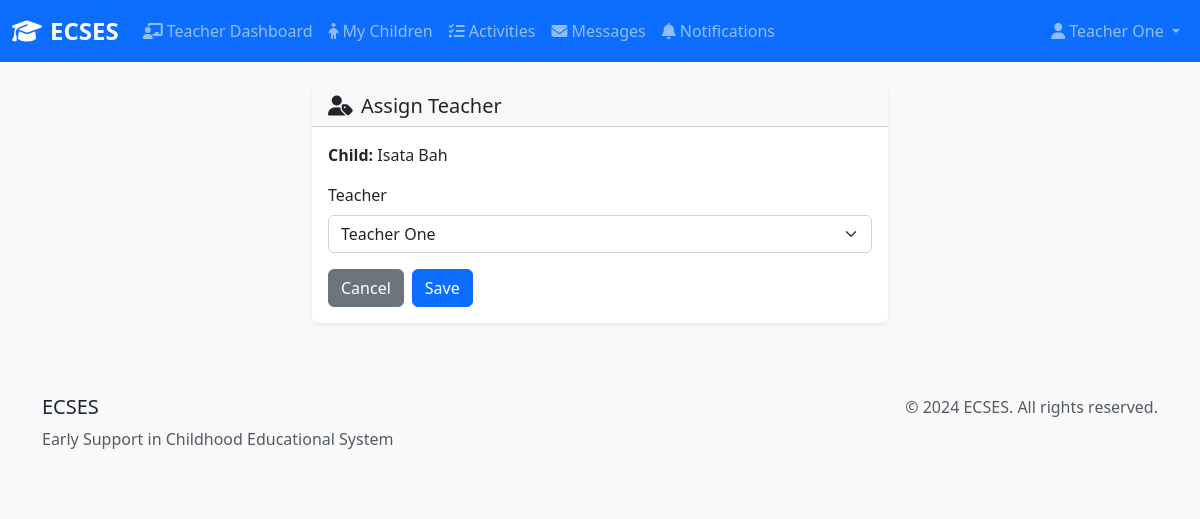
Screenshot of /earlycare/child/8/assign-teacher/ (signed in) with the database file from the repository.
### earlycare/models.py (models this page shows, shortened)
class Child(models.Model):
    GENDER_CHOICES = [
        ('M', 'Male'),
        ('F', 'Female'),
        ('O', 'Other'),
    ]
    first_name = models.CharField(max_length=100)
    last_name = models.CharField(max_length=100)
    date_of_birth = models.DateField()
    gender = models.CharField(max_length=1, choices=GENDER_CHOICES)
    parent = models.ForeignKey(User, on_delete=models.CASCADE, related_name='children')
    teacher = models.ForeignKey(User, on_delete=models.SET_NULL, null=True, blank=True, related_name='assigned_children', default=None)
    medical_conditions = models.TextField(blank=True, help_text="Any medical conditions or special needs")
    emergency_contact = models.CharField(max_length=100, blank=True)
    emergency_phone = models.CharField(max_length=15, blank=True)
    created_at = models.DateTimeField(auto_now_add=True)
    updated_at = models.DateTimeField(auto_now=True)
    is_active = models.BooleanField(default=True)
    class Meta:
        verbose_name = "Child"
        verbose_name_plural = "Children"
        ordering = ['last_name', 'first_name']

### earlycare/views.py (the view, shortened to what this page needs)
# urls.py: path('child/<int:child_id>/assign-teacher/', views.assign_teacher, name='assign_teacher'),
@role_required('admin')
def assign_teacher(request, child_id):
    from django.contrib.auth.models import User
    child = get_object_or_404(Child, id=child_id)
    teachers = User.objects.filter(userprofile__role='teacher').order_by('first_name', 'last_name')
    context = {
        'child': child,
        'teachers': teachers,
    }
    return render(request, 'earlycare/child/assign_form.html', context)

### templates/earlycare/child/assign_form.html (shortened to what this page needs)
{% extends 'base.html' %}
{% block content %}
<div class="row justify-content-center">
  <div class="col-md-8 col-lg-6">
    <div class="card">
      <div class="card-header">
        <h5 class="mb-0"><i class="fas fa-user-tag me-2"></i>Assign Teacher</h5>
      </div>
      <div class="card-body">
        <p class="mb-3"><strong>Child:</strong> {{ child.first_name }} {{ child.last_name }}</p>
        <form method="post">
          <div class="mb-3">
            <label class="form-label" for="id_teacher">Teacher</label>
            <select id="id_teacher" name="teacher_id" class="form-select" required>
              {% for t in teachers %}
              <option value="{{ t.id }}" {% if child.teacher and child.teacher.id == t.id %}selected{% endif %}>{{ t.get_full_name|default:t.username }}</option>
              {% endfor %}
            </select>
          </div>
          <div class="d-flex gap-2">
            <a class="btn btn-secondary" href="{% url 'earlycare:child_detail' child.id %}">Cancel</a>
            <button type="submit" class="btn btn-primary">Save</button>
          </div>
        </form>
      </div>
    </div>
  </div>
</div>
{% endblock %}

### templates/base.html (shortened to what this page needs)
{% load static %}
<!DOCTYPE html>
<html lang="en">
<head>
    <link href="https://cdn.jsdelivr.net/npm/bootstrap@5.3.0/dist/css/bootstrap.min.css" rel="stylesheet">
    <link href="https://cdnjs.cloudflare.com/ajax/libs/font-awesome/6.4.0/css/all.min.css" rel="stylesheet">
    <link href="{% static 'css/styles.css' %}" rel="stylesheet">
</head>
<body>
    <nav class="navbar navbar-expand-lg navbar-dark bg-primary">
        <div class="container-fluid">
            <a class="navbar-brand" href="{% url 'home' %}">
                <i class="fas fa-graduation-cap me-2"></i>ECSES
            </a>
            {% if user.is_authenticated %}
            <div class="collapse navbar-collapse" id="navbarNav">
                <ul class="navbar-nav me-auto">
                    {% if user.is_superuser or user.userprofile.role == 'admin' %}
                        <li class="nav-item">
                            <a class="nav-link" href="{% url 'admin_dashboard' %}">
                                <i class="fas fa-tachometer-alt me-1"></i>Admin Dashboard
                            </a>
                        </li>
                        <li class="nav-item">
                            <a class="nav-link" href="{% url 'connecthub:user_management' %}">
                                <i class="fas fa-users me-1"></i>User Management
                            </a>
                        </li>
                    {% elif user.userprofile.role == 'teacher' %}
                        <li class="nav-item">
                            <a class="nav-link" href="{% url 'teacher_dashboard' %}">
                                <i class="fas fa-chalkboard-teacher me-1"></i>Teacher Dashboard
                            </a>
                        </li>
                        <li class="nav-item">
                            <a class="nav-link" href="{% url 'earlycare:child_list' %}">
                                <i class="fas fa-child me-1"></i>My Children
                            </a>
                        </li>
                        <li class="nav-item">
                            <a class="nav-link" href="{% url 'learnlytics:activity_list' %}">
                                <i class="fas fa-tasks me-1"></i>Activities
                            </a>
                        </li>
                    {% endif %}
                    <li class="nav-item">
                        <a class="nav-link" href="{% url 'connecthub:inbox' %}">
                            <i class="fas fa-envelope me-1"></i>Messages
                        </a>
                    </li>
                    <li class="nav-item">
                        <a class="nav-link" href="{% url 'connecthub:notifications' %}">
                            <i class="fas fa-bell me-1"></i>Notifications
                        </a>
                    </li>
                </ul>
                <ul class="navbar-nav">
                    <li class="nav-item dropdown">
                        <a class="nav-link dropdown-toggle" href="#" id="navbarDropdown" role="button" data-bs-toggle="dropdown">
                            <i class="fas fa-user me-1"></i>{{ user.get_full_name|default:user.username }}
                        </a>
                    </li>
                </ul>
            </div>
            {% endif %}
        </div>
    </nav>
    <main class="container-fluid mt-4">
        {% block content %}{% endblock %}
    </main>
    <footer class="bg-light mt-5 py-4">
        <div class="container">
            <div class="row">
                <div class="col-md-6">
                    <h5>ECSES</h5>
                    <p class="text-muted">Early Support in Childhood Educational System</p>
                </div>
                <div class="col-md-6 text-end">
                    <p class="text-muted">&copy; 2024 ECSES. All rights reserved.</p>
                </div>
            </div>
        </div>
    </footer>
</body>
</html>

### static/css/styles.css (style rules this page uses)
body { font-family: 'Segoe UI', Tahoma, Geneva, Verdana, sans-serif; background-color: #f8f9fa; }
.navbar-brand { font-weight: bold; font-size: 1.5rem; }
.card { border: none; box-shadow: 0 0.125rem 0.25rem rgba(0, 0, 0, 0.075); transition: box-shadow 0.15s ease-in-out; }
.btn { border-radius: 0.375rem; font-weight: 500; }
.form-control, .form-select { border-radius: 0.375rem; border: 1px solid #ced4da; }

### rows the page displays
Child: first_name "Isata", last_name "Bah", teacher_id "Teacher One"

### other values shown
{{ user.get_full_name|default:user.username }} "Teacher One"
